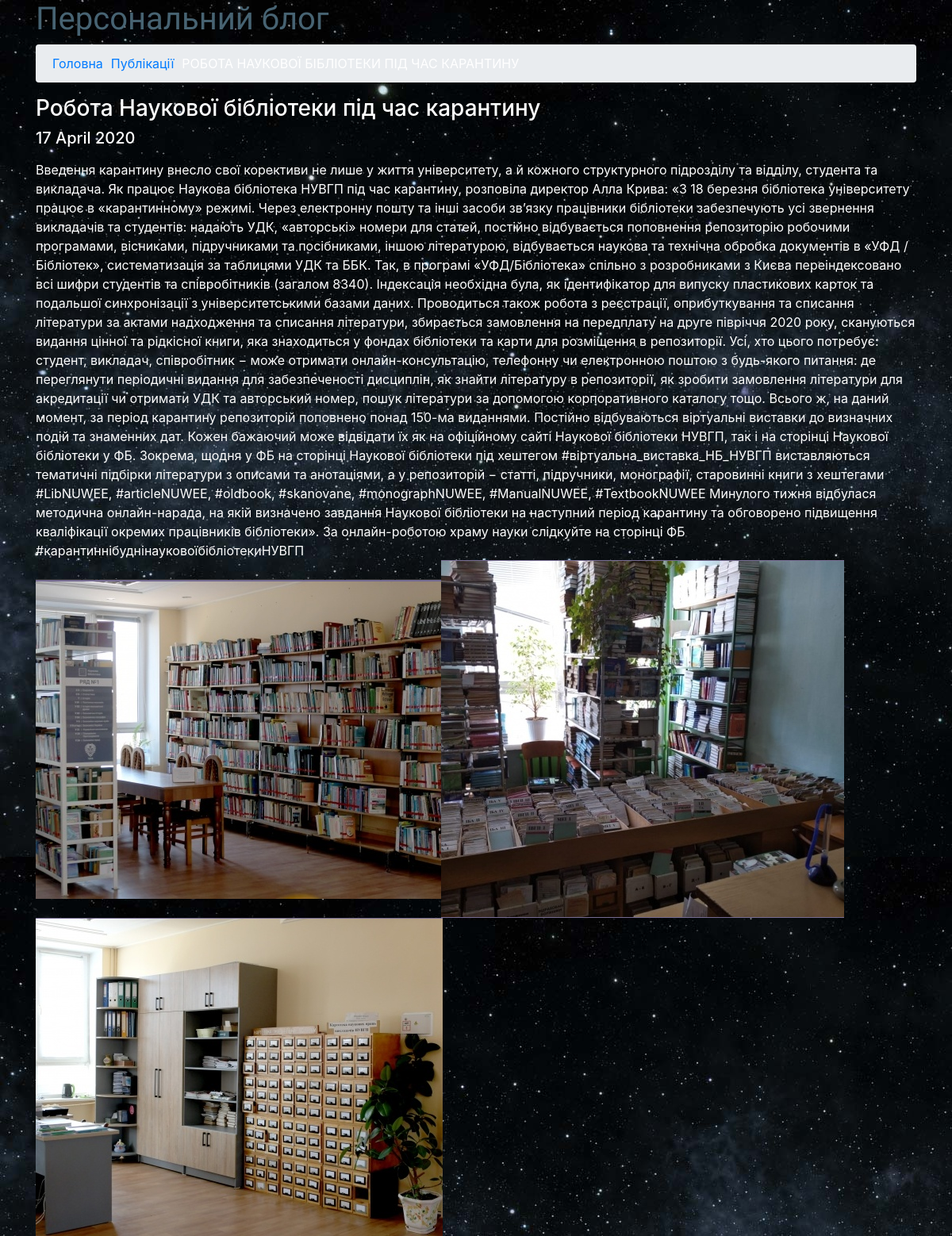
The page /articles/2020/04/17/stattya-2 on the database its author committed.
### app_blog/models.py (models this page shows, shortened)
class Article(models.Model):
    title = models.CharField(u'Заголовок', max_length=250,
                             help_text=u'Максимум 250 символів')
    description = models.TextField(blank=True, verbose_name=u'Опис')
    pub_date = models.DateTimeField(u'Дата публікації',
                                    default=timezone.now)
    slug = models.SlugField(u'Слаг', unique_for_date='pub_date')
    main_page = models.BooleanField(u'Головна', default=False,
                                    help_text=u'Показувати на головній сторінці')
    category = models.ForeignKey(Category, related_name='articles', blank=True,
                                 null=True, verbose_name=u'Категорія',
                                 on_delete=models.CASCADE)
    objects = models.Manager()
    class Meta:
        ordering = ['-pub_date']
        verbose_name = u'Стаття'
        verbose_name_plural = u'Статті'

class ArticleImage(models.Model):
    article = models.ForeignKey(Article, verbose_name=u'Стаття',
                                related_name='images',
                                on_delete=models.CASCADE)
    image = models.ImageField(u'Фото', upload_to='photos')
    title = models.CharField(u'Заголовок', max_length=250,
                             help_text=u'Максимум 250 символів', blank=True)
    class Meta:
        verbose_name = u'Фото для статті'
        verbose_name_plural = u'Фото для статті'

### app_blog/views.py (the view)
class ArticleDetail(DateDetailView):
    model = Article
    template_name = 'article_detail.html'
    context_object_name = 'item'
    date_field = 'pub_date'
    query_pk_and_slug = True
    month_format = '%m'
    allow_future = True
    def get_context_data(self, *args, **kwargs):
        context = super(ArticleDetail, self).get_context_data(*args, **kwargs)
        try:
            context['images'] = context['item'].images.all()
        except:
            pass
        return context

### app_blog/templates/article_detail.html (shortened to what this page needs)
{% extends "base.html" %}
{% load static %}
{% block content %}{% endblock %}

### app_blog/static/css/main.css (style rules this page uses)
body > div > div > ol > li { margin: 0 5px; }
body { background-image: url('../img/bg.jpg'); background-repeat: repeat-y; }

### rows shown on the page
Article: title+pub_date+description "Головна Публікації РОБОТА НАУКОВОЇ БІБЛІОТЕКИ ПІД ЧАС КАРАНТИНУ Робота Наукової бібліотеки під час карантину 17 April 2020 Введення карантину внесло свої корективи не лише у життя університету, а й кожного структурного підрозділу та відділу, студента та викладача. Як працює Наукова бібліотека НУВГП під час карантину, розповіла директор Алла Крива: «З 18 березня бібліотека університету працює в «карантинному» режимі. Через електронну пошту та інші засоби зв’язку працівники бібліотеки забезпечують усі звернення викладачів та студентів: надають УДК, «авторські» номери для статей, постійно відбувається поповнення репозиторію робочими програмами, вісниками, підручниками та посібниками, іншою…", title+pub_date+description (picture)
